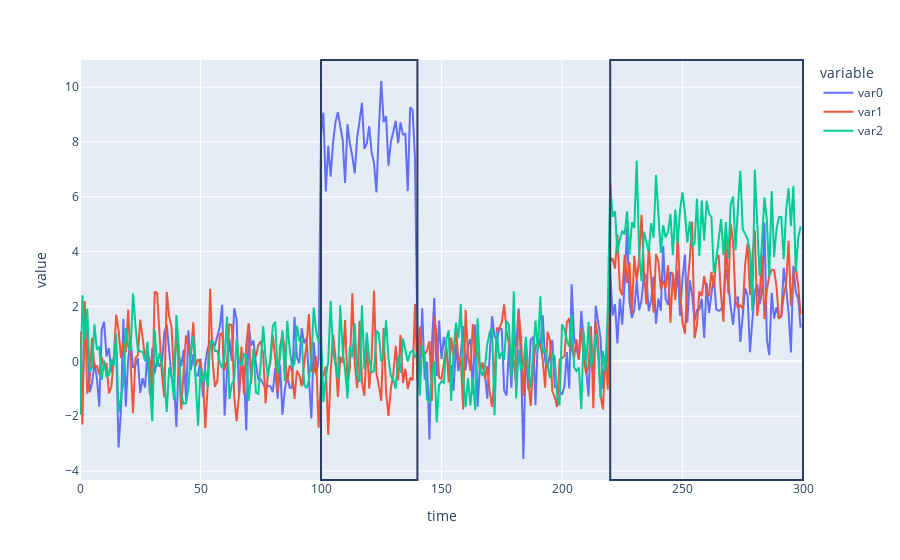

Source (notebook cell):
### Code cell
anomaly_fig = copy.deepcopy(data_fig)
for segment in detections["ilocs"]:
    anomaly_fig.add_vrect(segment.left, segment.right)
anomaly_fig

### Figure 1 — Plotly figure (JSON) as saved in the notebook; plotly's stock layout.template omitted (floating-point values rounded to 4 significant figures; data arrays with more than 128 entries replaced by an {"elided": "..."} marker saying what was removed)
{"data": [{"hovertemplate": "variable=var0<br>time=%{x}<br>value=%{y}<extra></extra>", "legendgroup": "var0", "line": {"color": "#636efa", "dash": "solid"}, "marker": {"symbol": "circle"}, "mode": "lines", "name": "var0", "orientation": "v", "showlegend": true, "type": "scatter", "x": {"elided": "300 int values"}, "xaxis": "x", "y": {"elided": "300 float values"}, "yaxis": "y"}, {"hovertemplate": "variable=var1<br>time=%{x}<br>value=%{y}<extra></extra>", "legendgroup": "var1", "line": {"color": "#EF553B", "dash": "solid"}, "marker": {"symbol": "circle"}, "mode": "lines", "name": "var1", "orientation": "v", "showlegend": true, "type": "scatter", "x": {"elided": "300 int values"}, "xaxis": "x", "y": {"elided": "300 float values"}, "yaxis": "y"}, {"hovertemplate": "variable=var2<br>time=%{x}<br>value=%{y}<extra></extra>", "legendgroup": "var2", "line": {"color": "#00cc96", "dash": "solid"}, "marker": {"symbol": "circle"}, "mode": "lines", "name": "var2", "orientation": "v", "showlegend": true, "type": "scatter", "x": {"elided": "300 int values"}, "xaxis": "x", "y": {"elided": "300 float values"}, "yaxis": "y"}], "layout": {"legend": {"title": {"text": "variable"}, "tracegroupgap": 0}, "margin": {"t": 60}, "shapes": [{"type": "rect", "x0": 100, "x1": 140, "xref": "x", "y0": 0, "y1": 1, "yref": "y domain"}, {"type": "rect", "x0": 220, "x1": 300, "xref": "x", "y0": 0, "y1": 1, "yref": "y domain"}], "xaxis": {"anchor": "y", "domain": [0, 1], "title": {"text": "time"}}, "yaxis": {"anchor": "x", "domain": [0, 1], "title": {"text": "value"}}}}
